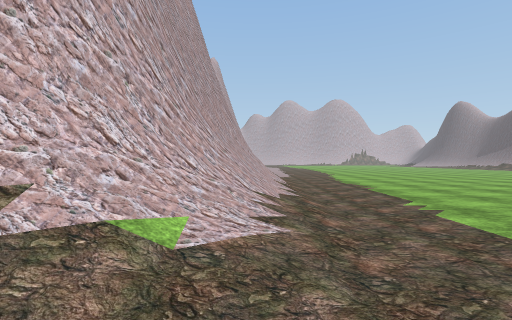
view 1 (above)

15 first-person views from a walk through a Unity game level. The camera is 1.4 m above the floor, looks level and sees 85° across. The floor is counted in squares, 2 m on a side. Each view is taken from the middle of a square. On the plan, view 1 faces up. The plan holds only what a view shows up to about 9 squares ahead; the rest is blank. The place goes on beyond the plan. The player is left out. Some surface patterns are stand-ins.

view 2
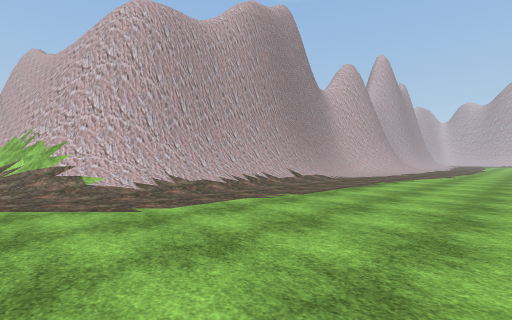

view 3
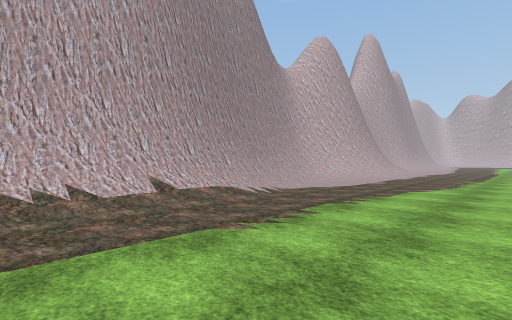

view 4
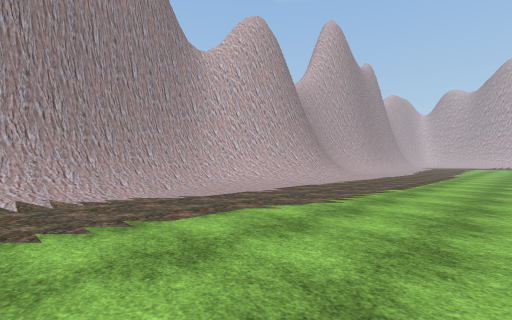

view 5
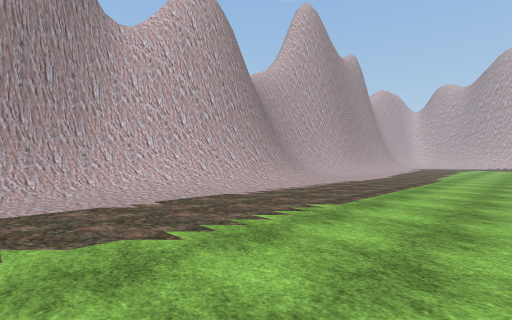

view 6
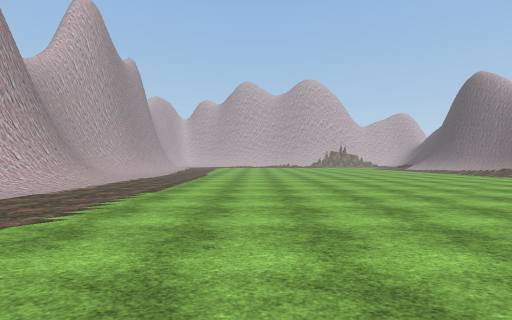

view 7
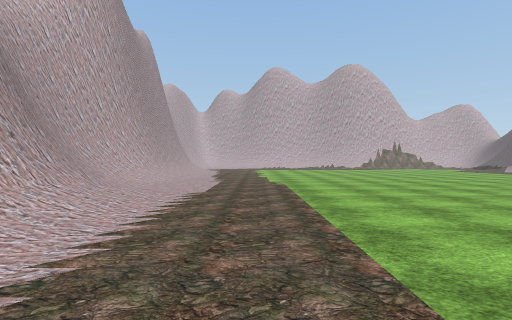

view 8
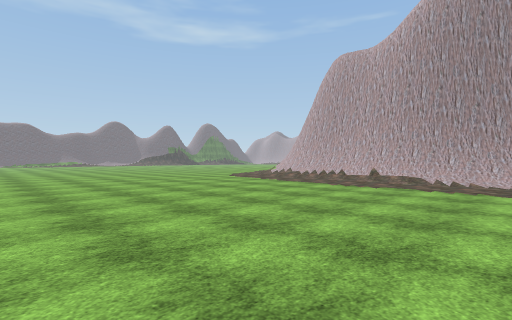

view 9
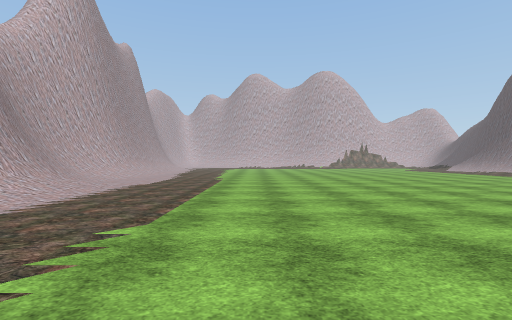

view 10
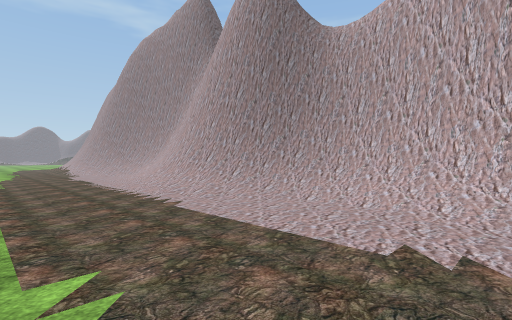

view 11
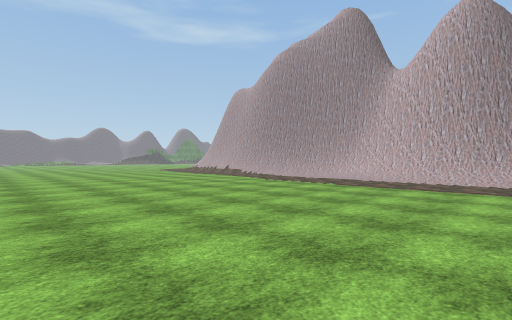

view 12
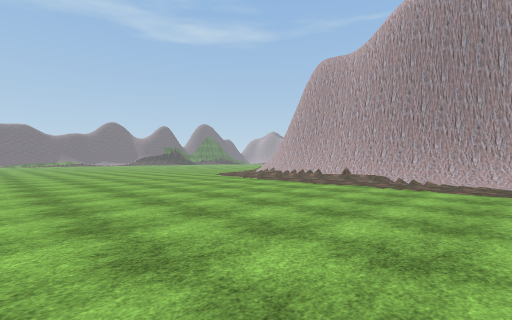

view 13
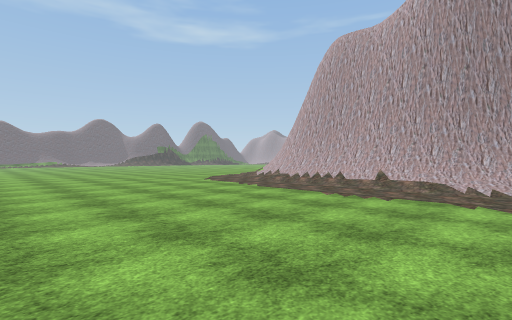

view 14
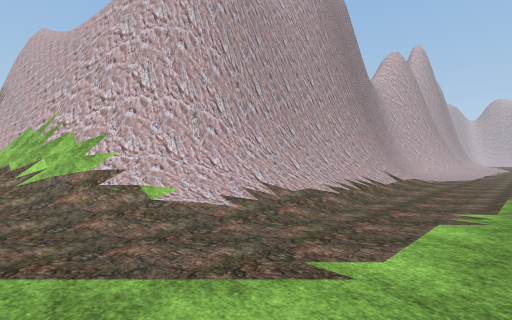

view 15
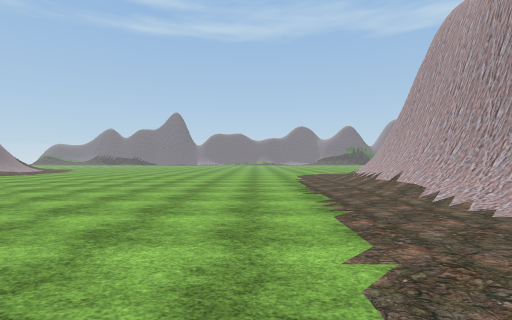

### Floor plan
Key: @ floor where view 1 was taken; # wall or solid block; . floor; / step, stairs or slope; = window, fence, low wall or low ledge.
Columns run from 6 left of view 1 to 13 right of it. Each row starts with its distance up from view 1.
 25     ##/....
 24     #//..........
 23     #/...........
 22     #//............
 21     ##/............
 20      #=/...........
 19      ##/............
 18      ##/............
 17      ##/............
 16      #//...........
 15     ##/...........
 14     #//...........
 13     ##/...........
 12     ##/...........
 11      #/...........
 10      #=/.........
  9      ##/.........
  8      ##/.........
  7       #/..........
  6       #/..........
  5      ##/..........
  4      ##/.........
  3     ##//.........
  2    ###/..........
  1 ####///.........
  0 #/////@.........

Where each view was taken, in squares from view 1:
view 1: 0 up, 0 right, facing up
view 2: 0 up, 6 right, facing up-left
view 3: 5 up, 5 right, facing up-left
view 4: 9 up, 6 right, facing up-left
view 5: 12 up, 6 right, facing up-left
view 6: 10 up, 6 right, facing up
view 7: 15 up, 3 right, facing up
view 8: 11 up, 10 right, facing down-left
view 9: 13 up, 5 right, facing up
view 10: 25 up, 4 right, facing down-left
view 11: 20 up, 11 right, facing down-left
view 12: 12 up, 10 right, facing down-left
view 13: 10 up, 8 right, facing down-left
view 14: 0 up, 3 right, facing up-left
view 15: 14 up, 4 right, facing down
